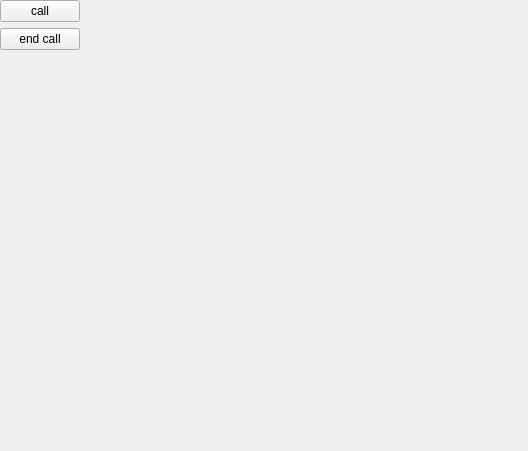
<?xml version="1.0" encoding="UTF-8"?>
<ui version="4.0">
 <class>MainWnd</class>
 <widget class="QWidget" name="MainWnd">
  <property name="geometry">
   <rect>
    <x>0</x>
    <y>0</y>
    <width>528</width>
    <height>451</height>
   </rect>
  </property>
  <property name="windowTitle">
   <string>Form</string>
  </property>
  <layout class="QVBoxLayout" name="verticalLayout_2" stretch="0,1">
   <property name="margin">
    <number>0</number>
   </property>
   <item>
    <layout class="QHBoxLayout" name="horizontalLayout">
     <item>
      <layout class="QVBoxLayout" name="verticalLayout">
       <item>
        <widget class="QPushButton" name="callBtn">
         <property name="text">
          <string>call</string>
         </property>
        </widget>
       </item>
       <item>
        <widget class="QPushButton" name="endCallBtn">
         <property name="text">
          <string>end call</string>
         </property>
        </widget>
       </item>
      </layout>
     </item>
     <item>
      <spacer name="horizontalSpacer">
       <property name="orientation">
        <enum>Qt::Horizontal</enum>
       </property>
       <property name="sizeHint" stdset="0">
        <size>
         <width>40</width>
         <height>20</height>
        </size>
       </property>
      </spacer>
     </item>
    </layout>
   </item>
   <item>
    <widget class="QLabel" name="image">
     <property name="text">
      <string/>
     </property>
    </widget>
   </item>
  </layout>
 </widget>
 <resources/>
 <connections/>
</ui>
